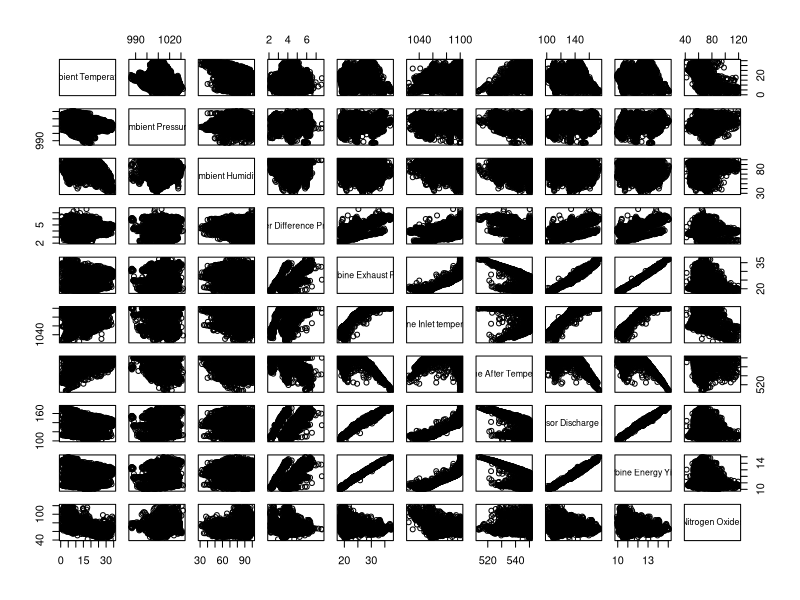

Write R code to recreate this figure.
## ---- chunk 1
knitr::opts_chunk$set(echo = TRUE)
# load libraries
require(data.table)
## ---- chunk 2
project_data = fread("Group5Data.csv")
project_data = project_data[,-"CO"]
project_data = as.data.frame(project_data)
names(project_data) <- c("Ambient Temperature", "Ambient Pressure", "Ambient Humidity", "Air Filter Difference Pressure", "Gas Turbine Exhaust Pressure", "Turbine Inlet temperature", "Turbine After Temperature", "Compressor Discharge Pressure", "Turbine Energy Yield", "Nitrogen Oxides")
head(project_data)
## ---- chunk 3
x = 2
## ---- chunk 4
pairs(project_data)
## ---- chunk 5
fullmodel <- lm(project_data$`Nitrogen Oxides` ~., data = project_data)
stepmodel <- step(fullmodel, direction = "both")
stepmodel
